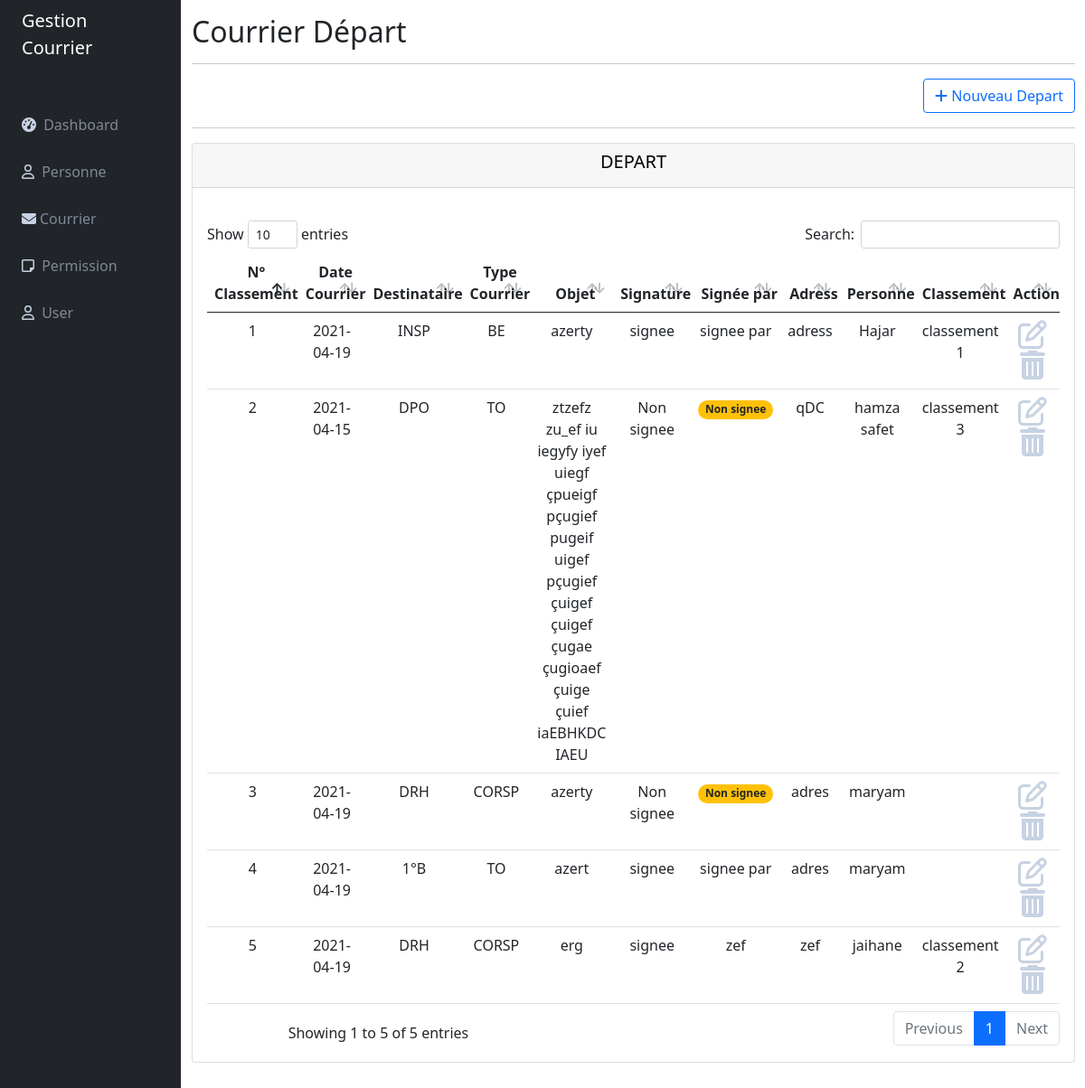
The page /register_dpar.php on the database its author committed.
### tables this page shows
CREATE TABLE `regestre_depart` (
  `id_regestre_dpr` int(11) NOT NULL,
  `date_courrier_dpr` date DEFAULT NULL,
  `num_ordere_dpr` int(11) DEFAULT NULL,
  `objet_depart` text DEFAULT NULL,
  `signature` char(50) DEFAULT NULL,
  `signer_par` char(50) DEFAULT NULL,
  `adress` char(50) DEFAULT NULL,
  `id_personne` int(11) DEFAULT NULL,
  `id_type_courrier` int(11) DEFAULT NULL,
  `id_dest` int(11) DEFAULT NULL,
  `classement_depart` char(60) DEFAULT NULL
);

CREATE TABLE `destinataires` (
  `id_dest` int(11) NOT NULL,
  `destinataire` char(30) DEFAULT NULL
);

CREATE TABLE `type_courriers` (
  `id_type_courrier` int(11) NOT NULL,
  `type_courrier` char(30) DEFAULT NULL
);

CREATE TABLE `personne` (
  `id_personne` int(11) NOT NULL,
  `nom_prenom` char(50) DEFAULT NULL,
  `fonction` char(50) DEFAULT NULL,
  `grade` char(20) DEFAULT NULL,
  `tel` char(20) DEFAULT NULL,
  `matrecule` char(50) DEFAULT NULL,
  `cin` char(30) DEFAULT NULL
);

### register_dpar.php (the view, shortened to what this page needs)
<?php
include_once 'header.php';
include_once 'connection.php';
$reqt="SELECT `id_regestre_dpr`, `date_courrier_dpr`, `num_ordere_dpr`, ds.destinataire, `objet_depart`, `signature`, `signer_par`, ty.type_courrier, `adress`, pr.nom_prenom ,classement_depart
       FROM regestre_depart ar INNER JOIN personne pr,type_courriers ty,destinataires ds
       WHERE ar.`id_personne` = pr.`id_personne` and ar.id_type_courrier=ty.id_type_courrier and ar.id_dest=ds.id_dest";
$stmt = $conx->prepare("$reqt");
$stmt->execute();
?>
<div class="col py-3">
<h2>Courrier Départ</h2>
<hr>
     <div class="d-grid gap-2 d-md-flex justify-content-md-end">
      <button type="button" class="btn btn-outline-primary" onclick="location.href='add_regestre_dpert.php'"><i class="fas fa-plus"></i>  Nouveau Depart</button>
     </div>
     <hr>
      <footer class="text-center">
        <div class="card bg-wieth mb-3">
          <div class="card-header" style="color: black; margin-bottom:20px;"><h5>DEPART</h5> </div>
            <div class="card-body">
            <table id="id_datatable_dp" style="width: 100%;" class="table table-hover">
          <thead>
             <tr>
                <th>N° Classement</th>
                <th>Date Courrier</th>
                <th>Destinataire</th>
                <th>Type Courrier</th>
                <th>Objet</th>
                <th>Signature</th>
                <th>Signée par</th>
                <th>Adress</th>
                <th>Personne</th>
                <th>Classement</th>
                <th>Action</th>
             </tr>
          </thead>
          <tbody>
          <?php
           while($row=$stmt->fetch(PDO::FETCH_ASSOC)){
               ?>
               <tr>
                <td><?php echo $row['num_ordere_dpr']; ?></td>
                <td><?php echo $row['date_courrier_dpr']; ?></td>
                <td><?php echo $row['destinataire']; ?></td>
                <td><?php echo $row['type_courrier']; ?></td>
                <td><?php echo $row['objet_depart']; ?></td>
                <td>
                   <?php
                    if($row['signature']=="signee"){
                      echo $row['signature'];
                    }else{
                      echo "Non signee";
                    }
                   ?>
                </td>
                <td>
                  <?php
                     if(empty($row['signer_par'])){
                        echo '<span class="badge rounded-pill bg-warning text-dark">Non signee</span>';
                     }else{
                       echo $row['signer_par'];
                     }
                  ?>
                </td>
                <td><?php echo $row['adress']; ?></td>
                <td><?php echo $row['nom_prenom']; ?></td>
                <td><?php echo $row['classement_depart']; ?></td>
                <td>
                  <a href="update_rgt_dp.php?edit_rgt_dp=<?php echo $row['id_regestre_dpr'];?>">
                       <i class="far fa-edit fa-2x"></i></a>
                  <a href="register_dpar.php?delete_rgt_dp=<?php echo $row['id_regestre_dpr'];?>" onclick="return confirm('voulez vous vraiment supprimer cet opération?')">
                     <i class="fas fa-trash-alt fa-2x"></i></a>
                </td>
               </tr>
            <?php
            }
            ?>
          </tbody>
        </table>
          </div>
        </div>
      </footer>
    </div>
</div>
</body>
</html>
<?php
include_once 'footer.php';
?>

### header.php (style rules this page uses)
a { color: #c7d2e2; text-decoration: underline; }

### register_dpar.php (style rules this page uses)
table.dataTable>thead>tr>th:not(.sorting_disabled), table.dataTable>thead>tr>td:not(.sorting_disabled) { padding-right: 0px; }

### rows shown on the page
regestre_depart: num_ordere_dpr "1", date_courrier_dpr "2021-04-19", id_dest.destinataire "INSP", id_type_courrier.type_courrier "BE", objet_depart "azerty", signature "signee", signer_par "signee par", adress "adress", id_personne.nom_prenom "Hajar", classement_depart "classement 1"
regestre_depart: num_ordere_dpr "2", date_courrier_dpr "2021-04-15", id_dest.destinataire "DPO", id_type_courrier.type_courrier "TO", objet_depart "ztzefz zu_ef iu iegyfy iyef uiegf çpueigf pçugief pugeif uigef pçugief çuigef çuigef çugae çugioaef çuige çuief iaEBHKDC IAEU", signature "Non signee", signer_par "Non signee", adress "qDC", id_personne.nom_prenom "hamza safet", classement_depart "classement 3"
regestre_depart: num_ordere_dpr "3", date_courrier_dpr "2021-04-19", id_dest.destinataire "DRH", id_type_courrier.type_courrier "CORSP", objet_depart "azerty", signature "Non signee", signer_par "Non signee", adress "adres", id_personne.nom_prenom "maryam"
regestre_depart: num_ordere_dpr "4", date_courrier_dpr "2021-04-19", id_dest.destinataire "1°B", id_type_courrier.type_courrier "TO", objet_depart "azert", signature "signee", signer_par "signee par", adress "adres", id_personne.nom_prenom "maryam"
regestre_depart: num_ordere_dpr "5", date_courrier_dpr "2021-04-19", id_dest.destinataire "DRH", id_type_courrier.type_courrier "CORSP", objet_depart "erg", signature "signee", signer_par "zef", adress "zef", id_personne.nom_prenom "jaihane", classement_depart "classement 2"
